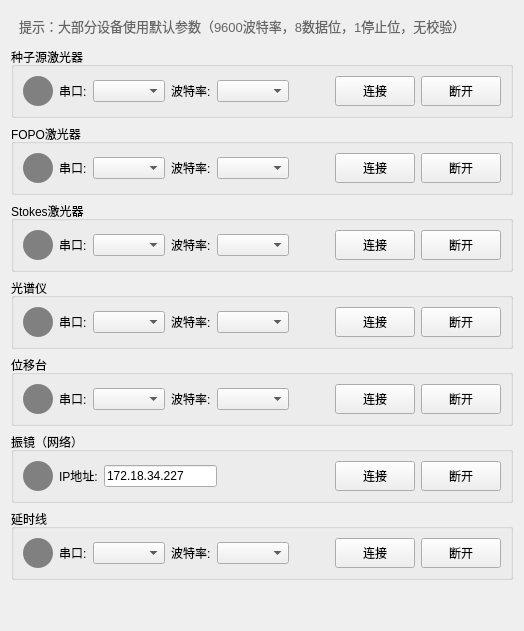
           <widget class="QWidget" name="tab_connection">
            <attribute name="title">
             <string>连接页</string>
            </attribute>
            <layout class="QVBoxLayout" name="verticalLayout">
             <item>
              <widget class="QLabel" name="labelConnectionTip">
               <property name="styleSheet">
                <string>color: #666; font-size: 10pt; padding: 5px;</string>
               </property>
               <property name="text">
                <string>提示：大部分设备使用默认参数（9600波特率，8数据位，1停止位，无校验）</string>
               </property>
               <property name="wordWrap">
                <bool>true</bool>
               </property>
              </widget>
             </item>
             <item>
              <widget class="QGroupBox" name="groupBoxSeedLaserConnection">
               <property name="title">
                <string>种子源激光器</string>
               </property>
               <layout class="QHBoxLayout" name="horizontalLayoutSeedLaser">
                <item>
                 <widget class="QLabel" name="labelSeedLaserStatus">
                  <property name="minimumSize">
                   <size>
                    <width>30</width>
                    <height>30</height>
                   </size>
                  </property>
                  <property name="maximumSize">
                   <size>
                    <width>30</width>
                    <height>30</height>
                   </size>
                  </property>
                  <property name="styleSheet">
                   <string>background-color: gray; border-radius: 15px;</string>
                  </property>
                  <property name="text">
                   <string/>
                  </property>
                 </widget>
                </item>
                <item>
                 <widget class="QLabel" name="labelSeedLaserPort">
                  <property name="text">
                   <string>串口:</string>
                  </property>
                 </widget>
                </item>
                <item>
                 <widget class="QComboBox" name="comboBoxSeedLaserPort"/>
                </item>
                <item>
                 <widget class="QLabel" name="labelSeedLaserBaudRate">
                  <property name="text">
                   <string>波特率:</string>
                  </property>
                 </widget>
                </item>
                <item>
                 <widget class="QComboBox" name="comboBoxSeedLaserBaudRate"/>
                </item>
                <item>
                 <spacer name="horizontalSpacerSeedLaser">
                  <property name="orientation">
                   <enum>Qt::Horizontal</enum>
                  </property>
                  <property name="sizeHint" stdset="0">
                   <size>
                    <width>40</width>
                    <height>20</height>
                   </size>
                  </property>
                 </spacer>
                </item>
                <item>
                 <widget class="QPushButton" name="btnConnectSeedLaser">
                  <property name="minimumSize">
                   <size>
                    <width>80</width>
                    <height>30</height>
                   </size>
                  </property>
                  <property name="text">
                   <string>连接</string>
                  </property>
                 </widget>
                </item>
                <item>
                 <widget class="QPushButton" name="btnDisconnectSeedLaser">
                  <property name="minimumSize">
                   <size>
                    <width>80</width>
                    <height>30</height>
                   </size>
                  </property>
                  <property name="text">
                   <string>断开</string>
                  </property>
                 </widget>
                </item>
               </layout>
              </widget>
             </item>
             <item>
              <widget class="QGroupBox" name="groupBoxFOPOLaserConnection">
               <property name="title">
                <string>FOPO激光器</string>
               </property>
               <layout class="QHBoxLayout" name="horizontalLayoutFOPOLaser">
                <item>
                 <widget class="QLabel" name="labelFOPOLaserStatus">
                  <property name="minimumSize">
                   <size>
                    <width>30</width>
                    <height>30</height>
                   </size>
                  </property>
                  <property name="maximumSize">
                   <size>
                    <width>30</width>
                    <height>30</height>
                   </size>
                  </property>
                  <property name="styleSheet">
                   <string>background-color: gray; border-radius: 15px;</string>
                  </property>
                  <property name="text">
                   <string/>
                  </property>
                 </widget>
                </item>
                <item>
                 <widget class="QLabel" name="labelFOPOLaserPort">
                  <property name="text">
                   <string>串口:</string>
                  </property>
                 </widget>
                </item>
                <item>
                 <widget class="QComboBox" name="comboBoxFOPOLaserPort"/>
                </item>
                <item>
                 <widget class="QLabel" name="labelFOPOLaserBaudRate">
                  <property name="text">
                   <string>波特率:</string>
                  </property>
                 </widget>
                </item>
                <item>
                 <widget class="QComboBox" name="comboBoxFOPOLaserBaudRate"/>
                </item>
                <item>
                 <spacer name="horizontalSpacerFOPOLaser">
                  <property name="orientation">
                   <enum>Qt::Horizontal</enum>
                  </property>
                  <property name="sizeHint" stdset="0">
                   <size>
                    <width>40</width>
                    <height>20</height>
                   </size>
                  </property>
                 </spacer>
                </item>
                <item>
                 <widget class="QPushButton" name="btnConnectFOPOLaser">
                  <property name="minimumSize">
                   <size>
                    <width>80</width>
                    <height>30</height>
                   </size>
                  </property>
                  <property name="text">
                   <string>连接</string>
                  </property>
                 </widget>
                </item>
                <item>
                 <widget class="QPushButton" name="btnDisconnectFOPOLaser">
                  <property name="minimumSize">
                   <size>
                    <width>80</width>
                    <height>30</height>
                   </size>
                  </property>
                  <property name="text">
                   <string>断开</string>
                  </property>
                 </widget>
                </item>
               </layout>
              </widget>
             </item>
             <item>
              <widget class="QGroupBox" name="groupBoxStokesLaserConnection">
               <property name="title">
                <string>Stokes激光器</string>
               </property>
               <layout class="QHBoxLayout" name="horizontalLayoutStokesLaser">
                <item>
                 <widget class="QLabel" name="labelStokesLaserStatus">
                  <property name="minimumSize">
                   <size>
                    <width>30</width>
                    <height>30</height>
                   </size>
                  </property>
                  <property name="maximumSize">
                   <size>
                    <width>30</width>
                    <height>30</height>
                   </size>
                  </property>
                  <property name="styleSheet">
                   <string>background-color: gray; border-radius: 15px;</string>
                  </property>
                  <property name="text">
                   <string/>
                  </property>
                 </widget>
                </item>
                <item>
                 <widget class="QLabel" name="labelStokesLaserPort">
                  <property name="text">
                   <string>串口:</string>
                  </property>
                 </widget>
                </item>
                <item>
                 <widget class="QComboBox" name="comboBoxStokesLaserPort"/>
                </item>
                <item>
                 <widget class="QLabel" name="labelStokesLaserBaudRate">
                  <property name="text">
                   <string>波特率:</string>
                  </property>
                 </widget>
                </item>
                <item>
                 <widget class="QComboBox" name="comboBoxStokesLaserBaudRate"/>
                </item>
                <item>
                 <spacer name="horizontalSpacerStokesLaser">
                  <property name="orientation">
                   <enum>Qt::Horizontal</enum>
                  </property>
                  <property name="sizeHint" stdset="0">
                   <size>
                    <width>40</width>
                    <height>20</height>
                   </size>
                  </property>
                 </spacer>
                </item>
                <item>
                 <widget class="QPushButton" name="btnConnectStokesLaser">
                  <property name="minimumSize">
                   <size>
                    <width>80</width>
                    <height>30</height>
                   </size>
                  </property>
                  <property name="text">
                   <string>连接</string>
                  </property>
                 </widget>
                </item>
                <item>
                 <widget class="QPushButton" name="btnDisconnectStokesLaser">
                  <property name="minimumSize">
                   <size>
                    <width>80</width>
                    <height>30</height>
                   </size>
                  </property>
                  <property name="text">
                   <string>断开</string>
                  </property>
                 </widget>
                </item>
               </layout>
              </widget>
             </item>
             <item>
              <widget class="QGroupBox" name="groupBoxSpectrometerConnection">
               <property name="title">
                <string>光谱仪</string>
               </property>
               <layout class="QHBoxLayout" name="horizontalLayoutSpectrometer">
                <item>
                 <widget class="QLabel" name="labelSpectrometerStatus">
                  <property name="minimumSize">
                   <size>
                    <width>30</width>
                    <height>30</height>
                   </size>
                  </property>
                  <property name="maximumSize">
                   <size>
                    <width>30</width>
                    <height>30</height>
                   </size>
                  </property>
                  <property name="styleSheet">
                   <string>background-color: gray; border-radius: 15px;</string>
                  </property>
                  <property name="text">
                   <string/>
                  </property>
                 </widget>
                </item>
                <item>
                 <widget class="QLabel" name="labelSpectrometerPort">
                  <property name="text">
                   <string>串口:</string>
                  </property>
                 </widget>
                </item>
                <item>
                 <widget class="QComboBox" name="comboBoxSpectrometerPort"/>
                </item>
                <item>
                 <widget class="QLabel" name="labelSpectrometerBaudRate">
                  <property name="text">
                   <string>波特率:</string>
                  </property>
                 </widget>
                </item>
                <item>
                 <widget class="QComboBox" name="comboBoxSpectrometerBaudRate"/>
                </item>
                <item>
                 <spacer name="horizontalSpacerSpectrometer">
                  <property name="orientation">
                   <enum>Qt::Horizontal</enum>
                  </property>
                  <property name="sizeHint" stdset="0">
                   <size>
                    <width>40</width>
                    <height>20</height>
                   </size>
                  </property>
                 </spacer>
                </item>
                <item>
                 <widget class="QPushButton" name="btnConnectSpectrometer">
                  <property name="minimumSize">
                   <size>
                    <width>80</width>
                    <height>30</height>
                   </size>
                  </property>
                  <property name="text">
                   <string>连接</string>
                  </property>
                 </widget>
                </item>
                <item>
                 <widget class="QPushButton" name="btnDisconnectSpectrometer">
                  <property name="minimumSize">
                   <size>
                    <width>80</width>
                    <height>30</height>
                   </size>
                  </property>
                  <property name="text">
                   <string>断开</string>
                  </property>
                 </widget>
                </item>
               </layout>
              </widget>
             </item>
             <item>
              <widget class="QGroupBox" name="groupBoxStageConnection">
               <property name="title">
                <string>位移台</string>
               </property>
               <layout class="QHBoxLayout" name="horizontalLayoutStage">
                <item>
                 <widget class="QLabel" name="labelStageStatus">
                  <property name="minimumSize">
                   <size>
                    <width>30</width>
                    <height>30</height>
                   </size>
                  </property>
                  <property name="maximumSize">
                   <size>
                    <width>30</width>
                    <height>30</height>
                   </size>
                  </property>
                  <property name="styleSheet">
                   <string>background-color: gray; border-radius: 15px;</string>
                  </property>
                  <property name="text">
                   <string/>
                  </property>
                 </widget>
                </item>
                <item>
                 <widget class="QLabel" name="labelStagePort">
                  <property name="text">
                   <string>串口:</string>
                  </property>
                 </widget>
                </item>
                <item>
                 <widget class="QComboBox" name="comboBoxStagePort"/>
                </item>
                <item>
                 <widget class="QLabel" name="labelStageBaudRate">
                  <property name="text">
                   <string>波特率:</string>
                  </property>
                 </widget>
                </item>
                <item>
                 <widget class="QComboBox" name="comboBoxStageBaudRate"/>
                </item>
                <item>
                 <spacer name="horizontalSpacerStage">
                  <property name="orientation">
                   <enum>Qt::Horizontal</enum>
                  </property>
                  <property name="sizeHint" stdset="0">
                   <size>
                    <width>40</width>
                    <height>20</height>
                   </size>
                  </property>
                 </spacer>
                </item>
                <item>
                 <widget class="QPushButton" name="btnConnectStage">
                  <property name="minimumSize">
                   <size>
                    <width>80</width>
                    <height>30</height>
                   </size>
                  </property>
                  <property name="text">
                   <string>连接</string>
                  </property>
                 </widget>
                </item>
                <item>
                 <widget class="QPushButton" name="btnDisconnectStage">
                  <property name="minimumSize">
                   <size>
                    <width>80</width>
                    <height>30</height>
                   </size>
                  </property>
                  <property name="text">
                   <string>断开</string>
                  </property>
                 </widget>
                </item>
               </layout>
              </widget>
             </item>
             <item>
              <widget class="QGroupBox" name="groupBoxGalvoConnection">
               <property name="title">
                <string>振镜（网络）</string>
               </property>
               <layout class="QHBoxLayout" name="horizontalLayoutGalvo">
                <item>
                 <widget class="QLabel" name="labelGalvoStatus">
                  <property name="minimumSize">
                   <size>
                    <width>30</width>
                    <height>30</height>
                   </size>
                  </property>
                  <property name="maximumSize">
                   <size>
                    <width>30</width>
                    <height>30</height>
                   </size>
                  </property>
                  <property name="styleSheet">
                   <string>background-color: gray; border-radius: 15px;</string>
                  </property>
                  <property name="text">
                   <string/>
                  </property>
                 </widget>
                </item>
                <item>
                 <widget class="QLabel" name="labelGalvoIP">
                  <property name="text">
                   <string>IP地址:</string>
                  </property>
                 </widget>
                </item>
                <item>
                 <widget class="QLineEdit" name="lineEditGalvoIP">
                  <property name="text">
                   <string>172.18.34.227</string>
                  </property>
                 </widget>
                </item>
                <item>
                 <spacer name="horizontalSpacerGalvo">
                  <property name="orientation">
                   <enum>Qt::Horizontal</enum>
                  </property>
                  <property name="sizeHint" stdset="0">
                   <size>
                    <width>40</width>
                    <height>20</height>
                   </size>
                  </property>
                 </spacer>
                </item>
                <item>
                 <widget class="QPushButton" name="btnConnectGalvo">
                  <property name="minimumSize">
                   <size>
                    <width>80</width>
                    <height>30</height>
                   </size>
                  </property>
                  <property name="text">
                   <string>连接</string>
                  </property>
                 </widget>
                </item>
                <item>
                 <widget class="QPushButton" name="btnDisconnectGalvo">
                  <property name="minimumSize">
                   <size>
                    <width>80</width>
                    <height>30</height>
                   </size>
                  </property>
                  <property name="text">
                   <string>断开</string>
                  </property>
                 </widget>
                </item>
               </layout>
              </widget>
             </item>
             <item>
              <widget class="QGroupBox" name="groupBoxDelayConnection">
               <property name="title">
                <string>延时线</string>
               </property>
               <layout class="QHBoxLayout" name="horizontalLayoutDelay">
                <item>
                 <widget class="QLabel" name="labelDelayStatus">
                  <property name="minimumSize">
                   <size>
                    <width>30</width>
                    <height>30</height>
                   </size>
                  </property>
                  <property name="maximumSize">
                   <size>
                    <width>30</width>
                    <height>30</height>
                   </size>
                  </property>
                  <property name="styleSheet">
                   <string>background-color: gray; border-radius: 15px;</string>
                  </property>
                  <property name="text">
                   <string/>
                  </property>
                 </widget>
                </item>
                <item>
                 <widget class="QLabel" name="labelDelayPort">
                  <property name="text">
                   <string>串口:</string>
                  </property>
                 </widget>
                </item>
                <item>
                 <widget class="QComboBox" name="comboBoxDelayPort"/>
                </item>
                <item>
                 <widget class="QLabel" name="labelDelayBaudRate">
                  <property name="text">
                   <string>波特率:</string>
                  </property>
                 </widget>
                </item>
                <item>
                 <widget class="QComboBox" name="comboBoxDelayBaudRate"/>
                </item>
                <item>
                 <spacer name="horizontalSpacerDelay">
                  <property name="orientation">
                   <enum>Qt::Horizontal</enum>
                  </property>
                  <property name="sizeHint" stdset="0">
                   <size>
                    <width>40</width>
                    <height>20</height>
                   </size>
                  </property>
                 </spacer>
                </item>
                <item>
                 <widget class="QPushButton" name="btnConnectDelay">
                  <property name="minimumSize">
                   <size>
                    <width>80</width>
                    <height>30</height>
                   </size>
                  </property>
                  <property name="text">
                   <string>连接</string>
                  </property>
                 </widget>
                </item>
                <item>
                 <widget class="QPushButton" name="btnDisconnectDelay">
                  <property name="minimumSize">
                   <size>
                    <width>80</width>
                    <height>30</height>
                   </size>
                  </property>
                  <property name="text">
                   <string>断开</string>
                  </property>
                 </widget>
                </item>
               </layout>
              </widget>
             </item>
             <item>
              <spacer name="verticalSpacerConnection">
               <property name="orientation">
                <enum>Qt::Vertical</enum>
               </property>
               <property name="sizeHint" stdset="0">
                <size>
                 <width>20</width>
                 <height>40</height>
                </size>
               </property>
              </spacer>
             </item>
            </layout>
           </widget>
